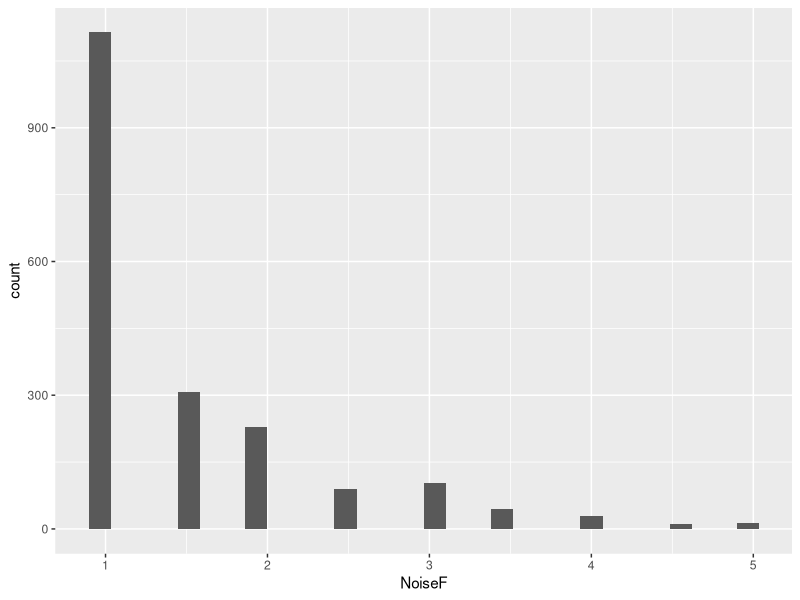
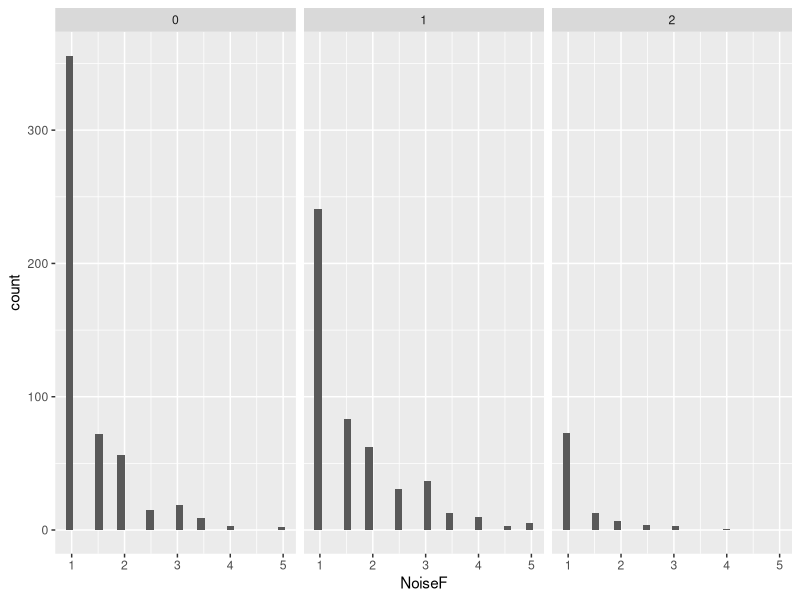
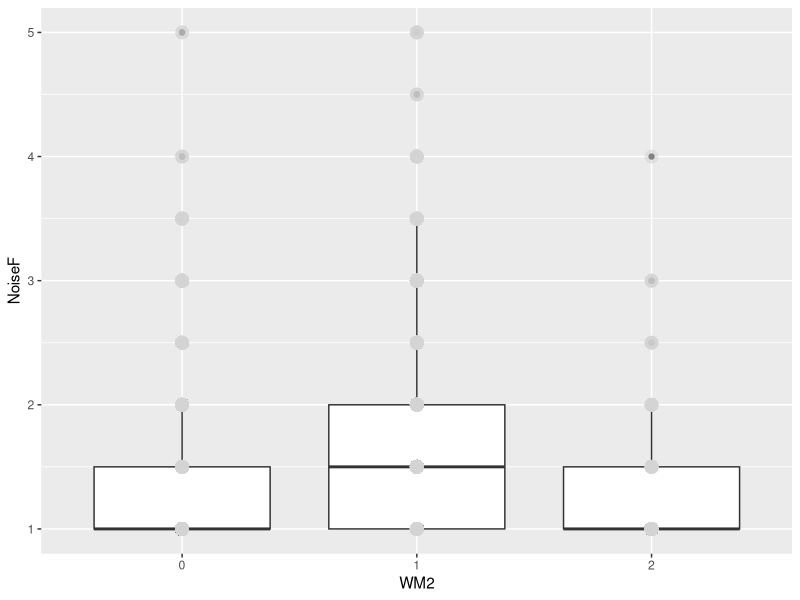
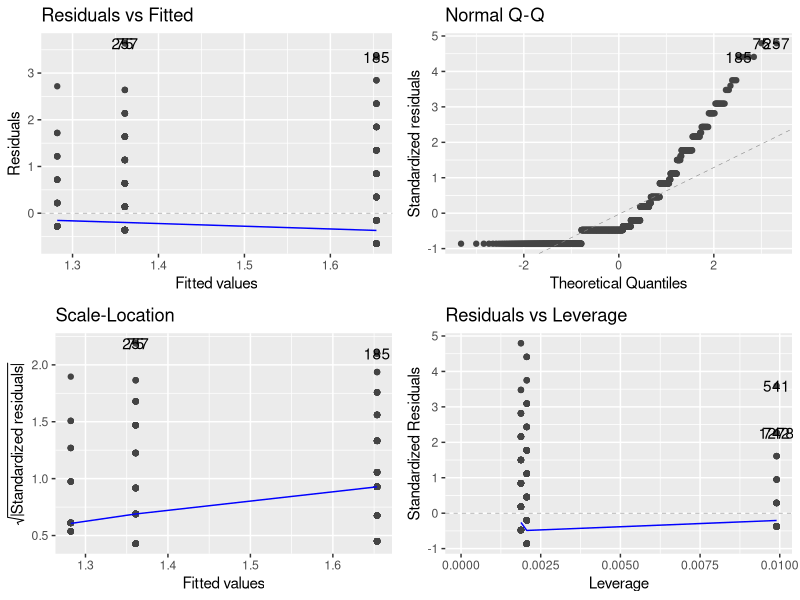
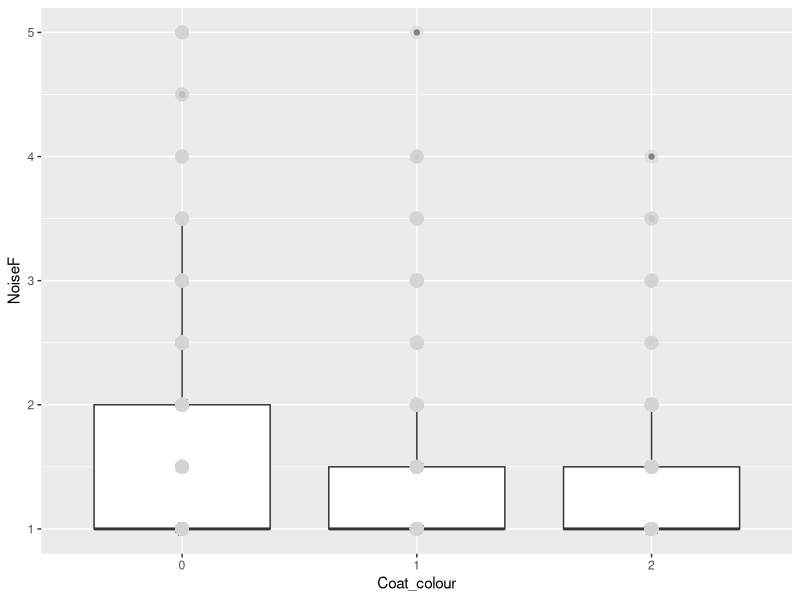
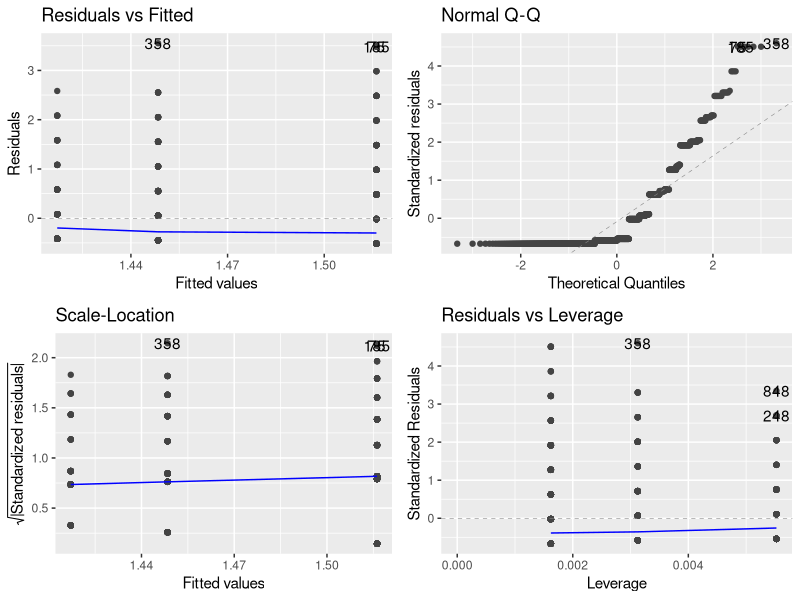
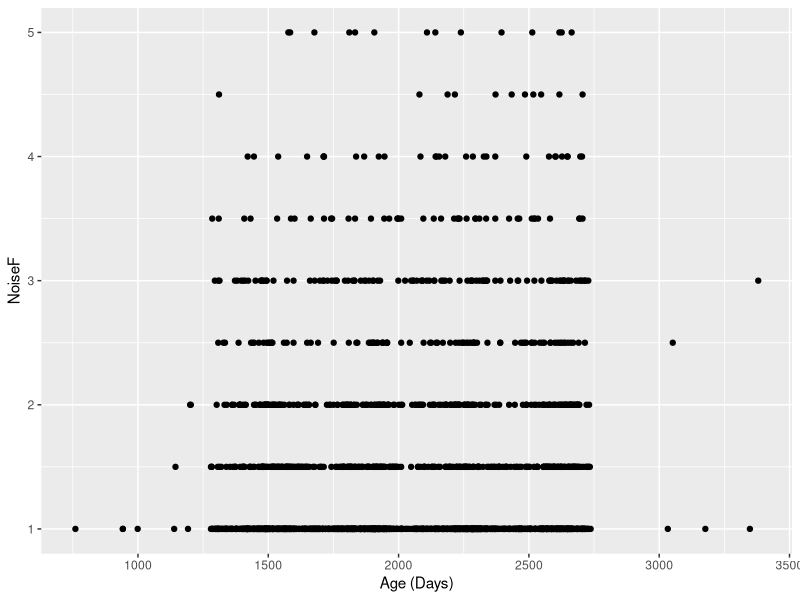
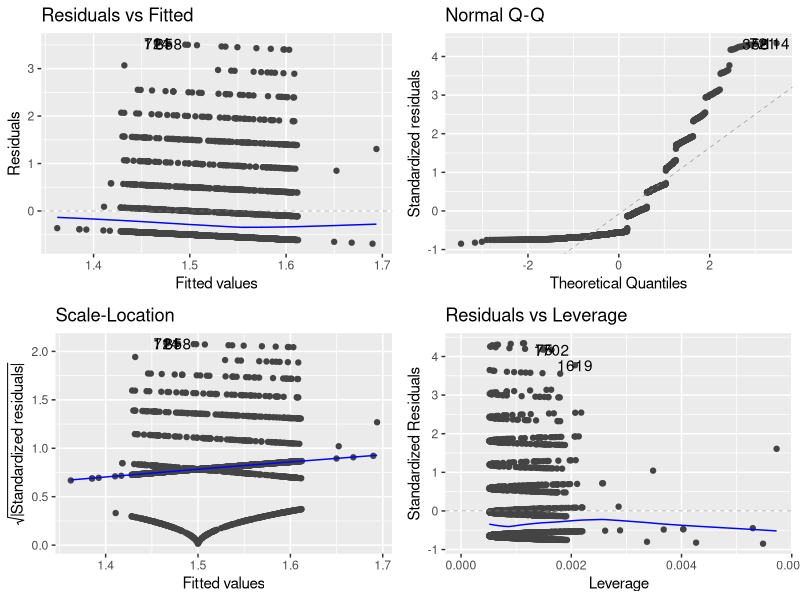

Write the R code that produced these figures, in order.
## ---- chunk 1
rm(list = ls())
library(tidyverse)
library(here)
library(ggfortify)
## ---- chunk 2
DOG <- read.csv(here("Data", "Secor-Cap-Dap-data.csv"))
## ---- chunk 3
DOG$Fixed <- DOG$Gender_status %% 2
## ---- chunk 4
summary(DOG)
## ---- chunk 5
ggplot(DOG, aes(x = NoiseF)) + geom_histogram()
## ---- chunk 6
ggplot(data = na.omit(DOG), aes(x = NoiseF)) + geom_histogram() + facet_wrap(~WM2)
## ---- chunk 7
DOG$WM2 <- as.factor(DOG$WM2)
ggplot(data = na.omit(DOG), aes(y = NoiseF, x = WM2)) + geom_boxplot() + geom_point(size = 4, color = 'lightgrey', alpha = 0.5)
## ---- chunk 8
jvelm <- lm(NoiseF ~ WM2, data = na.omit(DOG))
autoplot(jvelm)
summary(jvelm)
## ---- chunk 9
DOG$Coat_colour <- as.factor(DOG$Coat_colour)
ggplot(data = na.omit(DOG), aes(y = NoiseF, x = Coat_colour)) + geom_boxplot() + geom_point(size = 4, color = 'lightgrey', alpha = 0.5)
## ---- chunk 10
ccvelm <- lm(NoiseF ~ Coat_colour, data = na.omit(DOG))
autoplot(ccvelm)
summary(ccvelm)
## ---- chunk 11
ggplot(DOG, aes(y = NoiseF, x = Age)) + geom_point() + xlab("Age (Days)")
## ---- chunk 12
avelm <- lm(NoiseF ~ Age, data = DOG)
autoplot(avelm)
## ---- chunk 13
anova(avelm)
summary(avelm) # Starts at Call:
## ---- chunk 14
DOG$Health <- as.factor(DOG$Health)
ggplot(DOG, aes(x = Health, y = NoiseF)) + geom_boxplot() + geom_point(size = 4, color = 'lightgrey', alpha = 0.5)
## ---- chunk 15
t.test(NoiseF ~ Health, data = DOG)
## ---- chunk 16
DOG$Gender_status <- as.factor(DOG$Gender_status)
ggplot(data = na.omit(DOG), aes(y = NoiseF, x = Gender_status)) + geom_boxplot() + geom_point(size = 4, color = 'lightgrey', alpha = 0.5)
## ---- chunk 17
gsvelm <- lm(NoiseF ~ Gender_status, data = na.omit(DOG))
autoplot(gsvelm)
summary(gsvelm)
## ---- chunk 18
DOG$Fixed <- as.factor(DOG$Fixed)
ggplot(data = na.omit(DOG), aes(x = Fixed, y = NoiseF)) + geom_boxplot() + geom_point(size = 4, color = 'lightgrey', alpha = 0.5)
## ---- chunk 19
fvelm <- lm(NoiseF ~ Fixed, data = na.omit(DOG))
autoplot(fvelm)
summary(fvelm)
## ---- chunk 20
DOG$InOut <- as.factor(DOG$InOut)
ggplot(data = na.omit(DOG), aes(x = InOut, y = NoiseF)) + geom_boxplot() + geom_point(size = 4, color = 'lightgrey', alpha = 0.5)
## ---- chunk 21
iovelm <- lm(NoiseF ~ InOut, data = na.omit(DOG))
autoplot(iovelm)
summary(iovelm)
## ---- chunk 22
DOG$TimeEx <- as.factor(DOG$TimeEx)
ggplot(data = na.omit(DOG), aes(x = TimeEx, y = NoiseF)) + geom_boxplot() + geom_point(size = 4, color = 'lightgrey', alpha = 0.5)
## ---- chunk 23
tevelm <- lm(NoiseF ~ TimeEx, data = na.omit(DOG))
autoplot(tevelm)
summary(tevelm)
